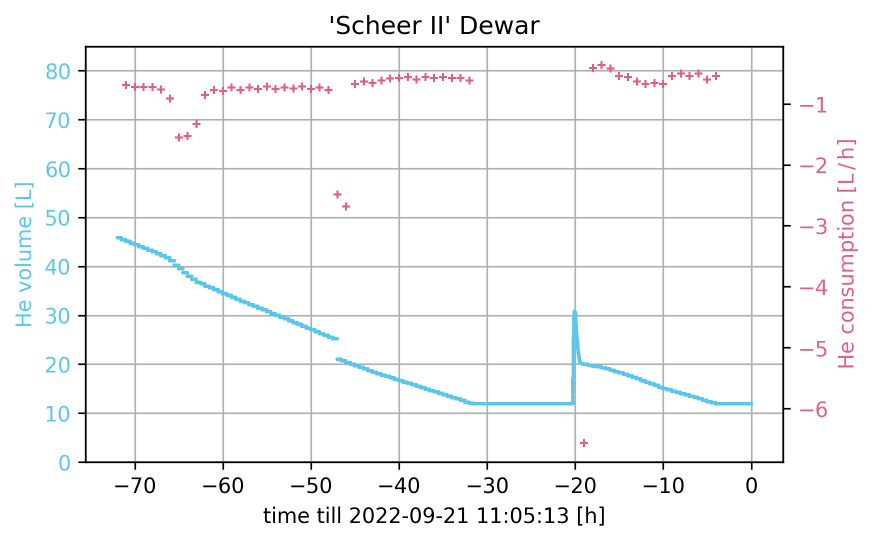
#> input picture ._temp.png, 1749 x 1084 px (shown at 1/2 size); its folder holds only this picture in this run
$ python -i plotter.py   (imports and definitions only)
#> lines starting #> are read from the running program, lines starting #| are printed output that depends on the picture
import numpy as np
import matplotlib.pyplot as plt
from glob import glob
from datetime import datetime


# [17 lines left out: function get_data, not called in this run]


def get_consumption(data):
    x = np.array(data["date"], dtype="float64")
    y = data["volume"]
    y[y <= 12] = np.nan
    y[y >= 78] = np.nan

    nux = np.arange(np.min(x), np.max(x), 600)
    extra_point = 2 * nux[-1] - nux[-2]
    bins = np.ones(len(nux) + 1) * extra_point
    bins[:-1] = nux

    tempx = x[np.logical_not(np.isnan(y))]
    tempy = y[np.logical_not(np.isnan(y))]

    nuy_d = np.histogram(tempx, bins)[0]
    nuy_d = np.array(nuy_d, dtype="float64")
    nuy_d[nuy_d == 0] = np.nan
    nuy = np.histogram(tempx, bins, weights=tempy)[0] / nuy_d

    nudy = np.gradient(nuy) * 6
    nudy[nudy > 0] = np.nan

    nudy = np.convolve(nudy, np.ones(5), "same") / 5
    nudx = np.arange(np.min(x), np.max(x), 3600)
    dextra_point = 2 * nudx[-1] - nudx[-2]
    bins = np.ones(len(nudx) + 1) * dextra_point
    bins[:-1] = nudx

    tempdx = nux[np.logical_not(np.isnan(nudy))]
    tempdy = nudy[np.logical_not(np.isnan(nudy))]

    nudy_d = np.histogram(tempdx, bins)[0]
    nudy_d = np.array(nudy_d, dtype="float64")
    nudy_d[nudy_d == 0] = np.nan
    nunudy = np.histogram(tempdx, bins, weights=tempdy)[0] / nudy_d
    return np.array(nudx, dtype="datetime64[s]"), nunudy


# [82 lines left out: function generate_plot_scheer_2, not called in this run]


"""
# Test
args = plot_arg_handler('y:1 c:1')
print(args)
generate_plot(args)
"""

>>> import cv2
>>> picture = cv2.imread('../._temp.png', cv2.IMREAD_GRAYSCALE)
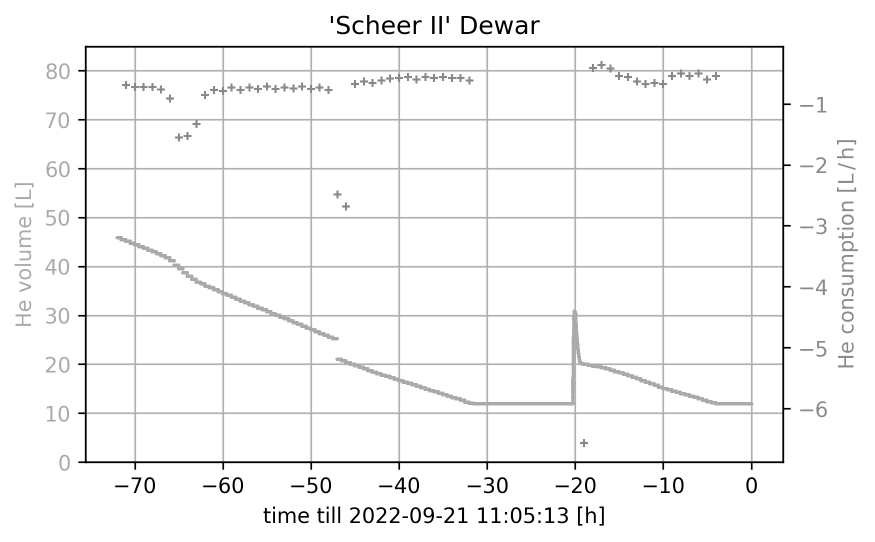
#> picture: shape (1084, 1749) (shown at 1/2 size); min 0, max 255, mean 246.8
#> (the run stopped early here; a loop or call above may not have finished)
